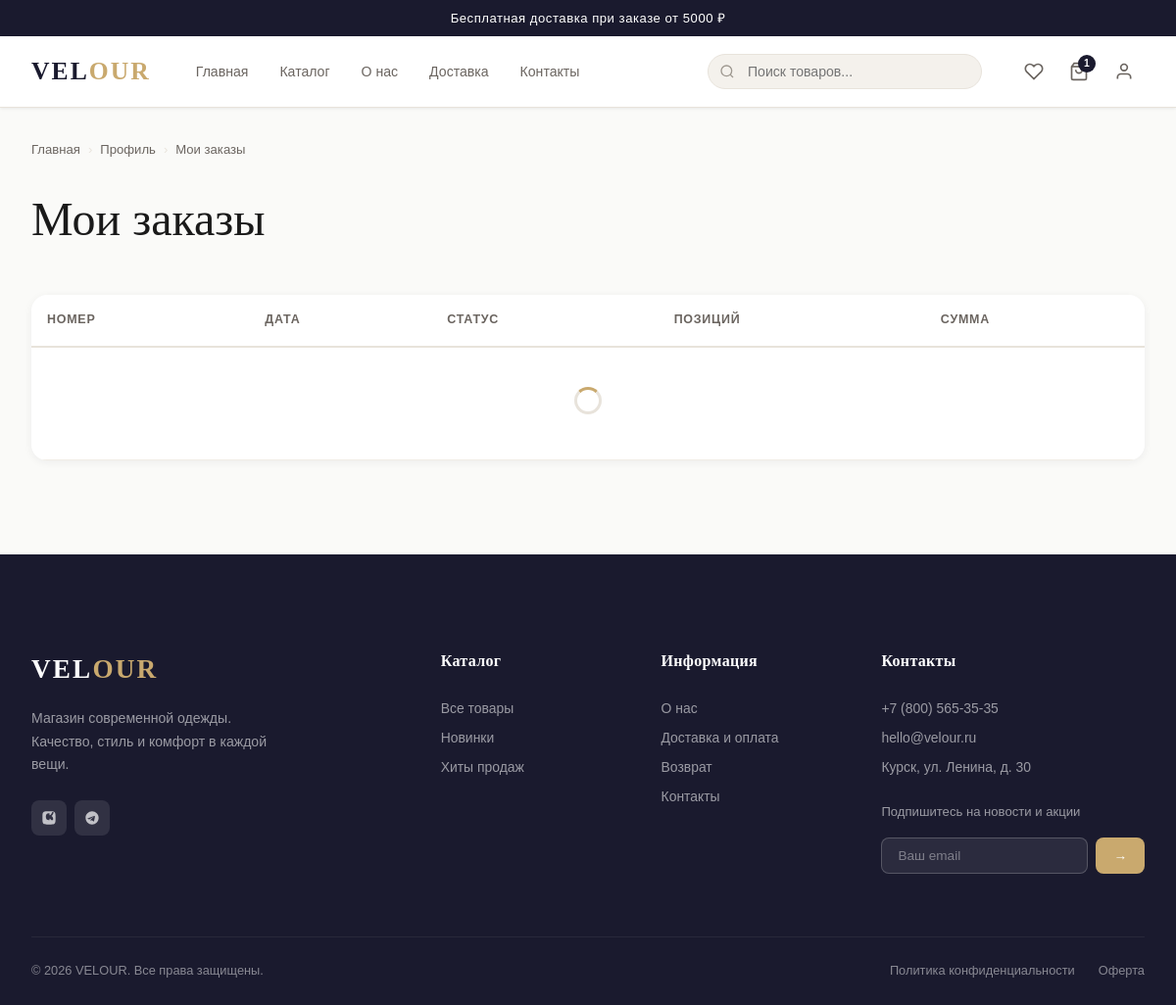
The page /orders/my/ (signed in) on the database its author committed.
### apps/pages/models.py (models this page shows, shortened)
class SiteSettings(models.Model):
    site_name = models.CharField(max_length=100, default='Magazin Odejdi')
    site_description = models.TextField(blank=True)
    phone = models.CharField(max_length=30, blank=True)
    email = models.EmailField(blank=True)
    address = models.CharField(max_length=255, blank=True)
    vk_url = models.URLField(blank=True)
    telegram_url = models.URLField(blank=True)
    instagram_url = models.URLField(blank=True)
    delivery_info = models.TextField(blank=True, verbose_name='Информация о доставке')
    return_policy = models.TextField(blank=True, verbose_name='Политика возврата')
    free_delivery_from = models.DecimalField(max_digits=10, decimal_places=2, default=5000,
                                             verbose_name='Бесплатная доставка от (руб)')
    class Meta:
        verbose_name = 'Настройки сайта'
        verbose_name_plural = 'Настройки сайта'
    @classmethod
    def get(cls):
        obj, _ = cls.objects.get_or_create(pk=1)
        return obj

### apps/orders/views.py (the view)
# urls.py: path('my/', views.MyOrdersView.as_view(), name='my-orders'),
class MyOrdersView(LoginRequiredMixin, TemplateView):
    template_name = 'orders/my_orders.html'

### apps/cart/context_processors.py (called while the page is built)
def cart_count(request):
    count = 0
    try:
        if request.user.is_authenticated:
            cart = Cart.objects.filter(user=request.user).first()
        else:
            key = request.session.get('cart_session_key')
            cart = Cart.objects.filter(session_key=key).first() if key else None
        if cart:
            count = cart.count
    except Exception:
        pass
    return {'cart_count': count}

### apps/cart/models.py (called while the page is built)
    @property
    def count(self):
        return sum(item.quantity for item in self.items.all())

### apps/pages/context_processors.py (called while the page is built)
def site_settings(request):
    try:
        settings = SiteSettings.get()
    except Exception:
        settings = None
    return {'site_settings': settings}

### templates/orders/my_orders.html (shortened to what this page needs)
{% extends "base.html" %}
{% load static %}
{% block content %}
<div class="container" style="padding-top:var(--space-xl);padding-bottom:var(--space-4xl)">
  <div class="breadcrumb">
    <a href="/">Главная</a><span class="breadcrumb-sep">›</span>
    <a href="/account/profile/">Профиль</a><span class="breadcrumb-sep">›</span>
    <span>Мои заказы</span>
  </div>
  <h1 style="margin-bottom:var(--space-2xl)">Мои заказы</h1>
  <div class="card" style="overflow:auto">
    <table class="orders-table">
      <thead>
        <tr>
          <th>Номер</th><th>Дата</th><th>Статус</th><th>Позиций</th><th>Сумма</th>
        </tr>
      </thead>
      <tbody id="orders-tbody">
        <tr><td colspan="5" style="text-align:center;padding:40px"><span class="spinner" style="border-color:var(--color-border);border-top-color:var(--color-accent);width:28px;height:28px;border-width:3px"></span></td></tr>
      </tbody>
    </table>
  </div>
</div>
{% endblock %}

### templates/base.html (shortened to what this page needs)
<!DOCTYPE html>
<html lang="ru">
<head>
  {% load static %}
  <link rel="stylesheet" href="{% static 'css/fonts.css' %}">
  <link rel="stylesheet" href="{% static 'css/variables.css' %}">
  <link rel="stylesheet" href="{% static 'css/base.css' %}">
  <link rel="stylesheet" href="{% static 'css/header.css' %}">
  <link rel="stylesheet" href="{% static 'css/footer.css' %}">
  <link rel="stylesheet" href="{% static 'css/catalog.css' %}">
  <link rel="stylesheet" href="{% static 'css/pages.css' %}">
</head>
<body data-authenticated="{% if user.is_authenticated %}true{% else %}false{% endif %}">
  {% if site_settings and site_settings.delivery_info %}
  <div class="announcement-bar">
    <span>Бесплатная доставка при заказе от {{ site_settings.free_delivery_from|floatformat:0 }} ₽</span>
  </div>
  {% endif %}
  {% include "includes/header.html" %}
  <main style="flex:1">
    {% block content %}{% endblock %}
  </main>
  {% include "includes/footer.html" %}
</body>
</html>

### templates/includes/footer.html (shortened to what this page needs)
{% load static %}
<footer class="site-footer">
  <div class="container">
    <div class="footer-main">
      <div class="footer-brand">
        <a href="/" class="logo" style="font-family:var(--font-display);font-size:1.7rem;letter-spacing:.08em;color:#fff;margin-bottom:16px;display:block">VEL<span style="color:var(--color-accent)">OUR</span></a>
        <p class="footer-desc">
          {% if site_settings and site_settings.site_description %}
            {{ site_settings.site_description }}
          {% else %}
            Магазин современной одежды. Качество, стиль и комфорт в каждой вещи.
          {% endif %}
        </p>
        <div class="footer-socials">
          {% if site_settings and site_settings.vk_url %}
          <a href="{{ site_settings.vk_url }}" class="footer-social-link" target="_blank" rel="noopener" aria-label="ВКонтакте">
          </a>
          {% endif %}
          {% if site_settings and site_settings.telegram_url %}
          <a href="{{ site_settings.telegram_url }}" class="footer-social-link" target="_blank" rel="noopener" aria-label="Telegram">
          </a>
          {% endif %}
        </div>
      </div>
      <div>
        <div class="footer-col-title">Каталог</div>
        <div class="footer-links">
          <a href="/catalog/" class="footer-link">Все товары</a>
          <a href="/catalog/?is_new=true" class="footer-link">Новинки</a>
          <a href="/catalog/?is_featured=true" class="footer-link">Хиты продаж</a>
        </div>
      </div>
      <div>
        <div class="footer-col-title">Информация</div>
        <div class="footer-links">
          <a href="/about/" class="footer-link">О нас</a>
          <a href="/delivery/" class="footer-link">Доставка и оплата</a>
          <a href="/returns/" class="footer-link">Возврат</a>
          <a href="/contacts/" class="footer-link">Контакты</a>
        </div>
      </div>
      <div>
        <div class="footer-col-title">Контакты</div>
        {% if site_settings %}
        <div class="footer-links" style="margin-bottom:20px">
          {% if site_settings.phone %}<a href="tel:{{ site_settings.phone }}" class="footer-link">{{ site_settings.phone }}</a>{% endif %}
          {% if site_settings.email %}<a href="mailto:{{ site_settings.email }}" class="footer-link">{{ site_settings.email }}</a>{% endif %}
          {% if site_settings.address %}<span class="footer-link" style="cursor:default">{{ site_settings.address }}</span>{% endif %}
        </div>
        {% endif %}
        <div class="footer-newsletter">
          <div style="font-size:.82rem;opacity:.7;margin-bottom:10px">Подпишитесь на новости и акции</div>
          <form class="footer-newsletter-form newsletter-form">
            <input type="email" name="email" placeholder="Ваш email" class="footer-newsletter-input" required>
            <button type="submit" class="footer-newsletter-btn">→</button>
          </form>
        </div>
      </div>
    </div>
    <div class="footer-bottom">
      <span>© {% now "Y" %} {% if site_settings %}{{ site_settings.site_name }}{% else %}VELOUR{% endif %}. Все права защищены.</span>
      <div class="footer-bottom-links">
        <a href="/privacy/">Политика конфиденциальности</a>
        <a href="/terms/">Оферта</a>
      </div>
    </div>
  </div>
</footer>

### static/css/variables.css (style rules this page uses)
:root { --color-primary: #1a1a2e; --color-primary-light: #16213e; --color-accent: #c9a96e; --color-accent-hover: #b8915a; --color-accent-light: #f5efe6; --color-white: #ffffff; --color-bg: #fafaf8; --color-bg-alt: #f4f1ec; --color-border: #e8e3db; --color-border-light: #f0ece5; --color-text: #1a1a1a; --color-text-muted: #6b6560; --color-text-light: #9e9890; --color-success: #2d7a4e; --color-error: #c0392b; --color-warning: #d68910; --font-main: 'Manrope', sans-serif; --font-display: 'Cormorant Garamond', serif; --space-xs: 4px; --space-sm: 8px; --space-md: 16px; --space-lg: 24px; --space-xl: 32px; --space-2xl: 48px; --space-3xl: 64px; --space-4xl: 96px; --container-max: 1400px; --header-h: 72px; --radius-sm: 4px; --radius-md: 8px; --radius-lg: 16px; --radius-full: 999px; --shadow-sm: 0 1px 3px rgba(0,0,0,.08); --shadow-md: 0 4px 16px rgba(0,0,0,.10); --shadow-lg: 0 8px 32px rgba(0,0,0,.14); --shadow-card: 0 2px 8px rgba(26,26,46,.06); --transition: 0.2s ease; --transition-slow: 0.4s ease; }

### static/css/base.css (style rules this page uses)
*, *::before, *::after { box-sizing: border-box; margin: 0; padding: 0; }
html { scroll-behavior: smooth; font-size: 16px; }
body { font-family: var(--font-main); color: var(--color-text); background: var(--color-bg); line-height: 1.6; min-height: 100vh; display: flex; flex-direction: column; overflow-x: hidden; }
a { color: inherit; text-decoration: none; }
button { cursor: pointer; border: none; background: none; font-family: inherit; }
input, select, textarea { font-family: inherit; }
.container { width: 100%; max-width: var(--container-max); margin: 0 auto; padding: 0 var(--space-xl); }
h1, h2, h3, h4, h5 { font-family: var(--font-display); font-weight: 500; line-height: 1.2; }
h1 { font-size: clamp(2rem, 4vw, 3.5rem); }
p { margin-bottom: var(--space-md); }
.card { background: var(--color-white); border-radius: var(--radius-lg); box-shadow: var(--shadow-card); overflow: hidden; }
.spinner { width: 20px; height: 20px; border: 2px solid rgba(255,255,255,0.3); border-top-color: #fff; border-radius: 50%; animation: spin 0.7s linear infinite; display: inline-block; }
.breadcrumb { display: flex; align-items: center; gap: var(--space-sm); font-size: 0.82rem; color: var(--color-text-muted); margin-bottom: var(--space-xl); }
.breadcrumb-sep { color: var(--color-border); }
@media (max-width: 1440px) { .container { padding: 0 var(--space-xl); } }

### static/css/header.css (style rules this page uses)
.logo { font-family: var(--font-display); font-size: 1.6rem; font-weight: 600; color: var(--color-primary); letter-spacing: 0.08em; flex-shrink: 0; white-space: nowrap; }
.logo span { color: var(--color-accent); }
.announcement-bar { background: var(--color-primary); color: var(--color-white); text-align: center; padding: 8px var(--space-md); font-size: 0.82rem; letter-spacing: 0.04em; overflow: hidden; }

### static/css/pages.css (style rules this page uses)
.orders-table { width: 100%; border-collapse: collapse; }
.orders-table th { text-align: left; padding: var(--space-md); font-size: 0.78rem; text-transform: uppercase; letter-spacing: 0.06em; color: var(--color-text-muted); border-bottom: 2px solid var(--color-border); }
.orders-table td { padding: var(--space-md); font-size: 0.88rem; border-bottom: 1px solid var(--color-border-light); vertical-align: middle; }

### rows shown on the page
SiteSettings: free_delivery_from "5000", site_description "Магазин современной одежды. Качество, стиль и комфорт в каждой вещи.", phone "+7 (800) 565-35-35", email "hello@velour.ru", address "Курск, ул. Ленина, д. 30", site_name "VELOUR"

### other values the page prints
{{ cart_count }} "1"
